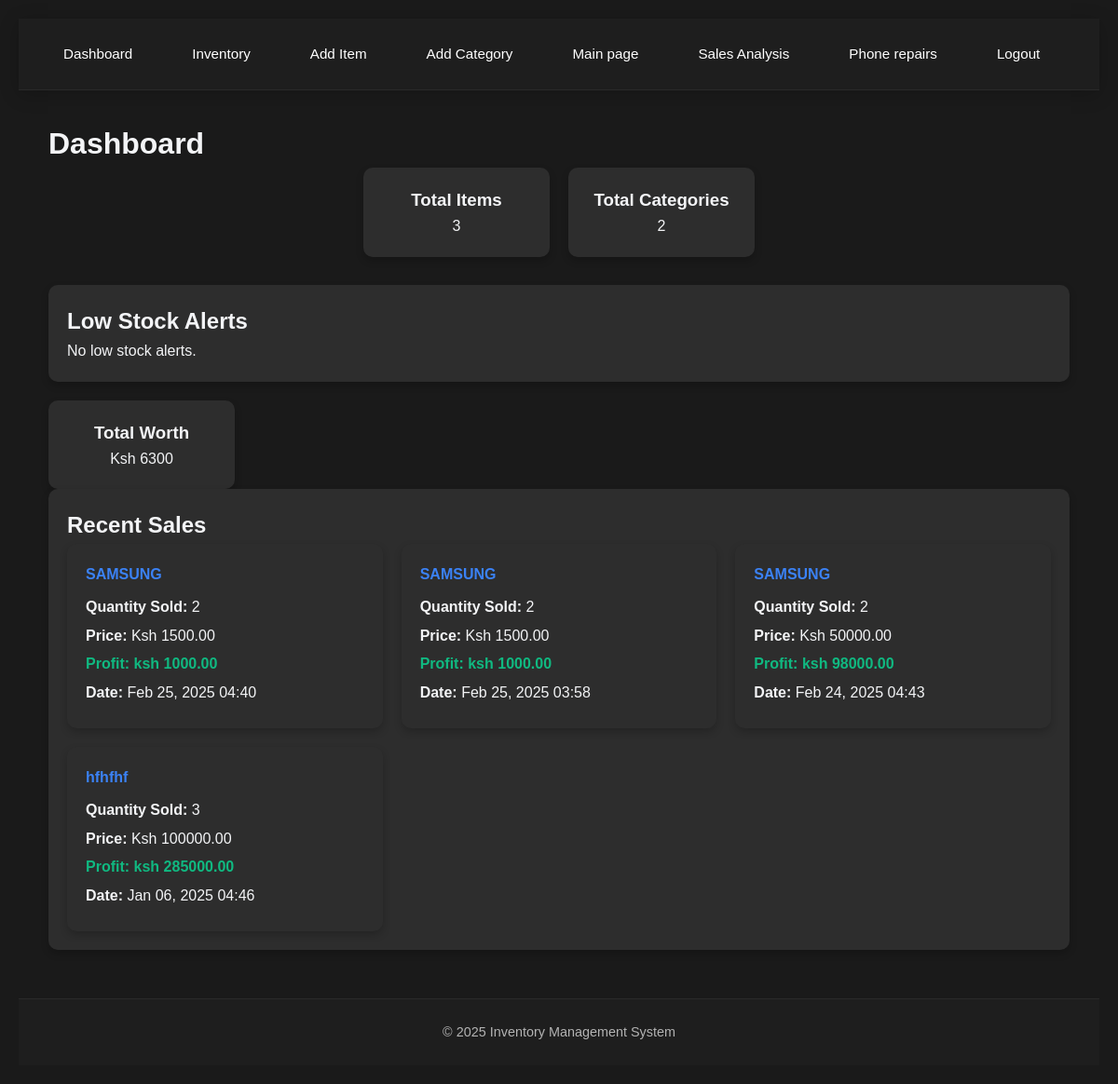
Screenshot of /inventory/ with the database file from the repository.
### APPS/inventory/models.py (models this page shows, shortened)
class Sale(models.Model):
    item = models.ForeignKey(Item, on_delete=models.CASCADE)
    quantity_sold = models.PositiveIntegerField()
    selling_price = models.DecimalField(max_digits=10, decimal_places=2)
    sold_at = models.DateTimeField(default=now)
    def profit(self):
        return (self.selling_price - self.item.buying_price) * self.quantity_sold

class Item(models.Model):
    name = models.CharField(max_length=255)
    category = models.ForeignKey(Category, on_delete=models.CASCADE)
    buying_price = models.DecimalField(max_digits=10, decimal_places=2)
    selling_price = models.DecimalField(max_digits=10, decimal_places=2)
    quantity = models.PositiveIntegerField()
    low_stock_threshold = models.PositiveIntegerField(default=5)  # Alerts when below this

### APPS/inventory/views.py (the view)
# urls.py: path('', views.dashboard_view, name='dashboard'),
def dashboard_view(request):
    low_stock_items = Item.objects.filter(quantity__lte=Item.objects.values('low_stock_threshold'))
    recent_sales = Sale.objects.order_by('-sold_at')[:10]
    total_items = Item.objects.count()
    total_worth = Item.objects.aggregate(total=Sum('buying_price'))['total'] or 0
    total_categories = Category.objects.count()
    return render(request, 'inventory/dashboard.html', {
        'low_stock_items': low_stock_items,
        'recent_sales': recent_sales,
        'total_items': total_items,
        'total_categories': total_categories,
        'total_worth': total_worth,  # Pass computed total worth
    })

### APPS/inventory/templates/inventory/dashboard.html (shortened to what this page needs)
{% extends 'inventory/base.html' %}
{% block content %}
<h1>Dashboard</h1>
<div class="overview">
    <div class="stat-box">
        <h3>Total Items</h3>
        <p>{{ total_items|default:"0" }}</p>
    </div>
    <div class="stat-box">
        <h3>Total Categories</h3>
        <p>{{ total_categories|default:"0" }}</p>
    </div>
</div>
<div class="alerts-section">
    <h2>Low Stock Alerts</h2>
    {% if low_stock_items %}
        <div class="alert-cards">
            {% for item in low_stock_items %}
                <div class="alert-card">
                    <h4>{{ item.name }}</h4>
                    <p><strong>Quantity Left:</strong> <span class="quantity">{{ item.quantity }}</span></p>
                    {% if item.id %}
                        <a href="{% url 'item_update' item.id %}">Update Stock</a>
                    {% endif %}
                </div>
            {% endfor %}
        </div>
    {% else %}
        <p>No low stock alerts.</p>
    {% endif %}
</div>
<div class="stat-box">
    <h3>Total Worth</h3>
    <p>Ksh {{ total_worth|default:"0.00" }}</p>
</div>
<div class="recent-sales">
    <h2>Recent Sales</h2>
    {% if recent_sales %}
        <div class="sales-cards">
            {% for sale in recent_sales %}
                <div class="sale-card">
                    <h4>{{ sale.item.name }}</h4>
                    <p><strong>Quantity Sold:</strong> {{ sale.quantity_sold }}</p>
                    <p><strong>Price:</strong> Ksh {{ sale.selling_price|default:"0.00" }}</p>
                    <p class="profit"><strong>Profit:</strong> ksh {{ sale.profit|default:"0.00" }}</p>
                    <p><strong>Date:</strong> {{ sale.sold_at|default:"-"|date:"M d, Y H:i" }}</p>
                </div>
            {% endfor %}
        </div>
    {% else %}
        <p>No recent sales.</p>
    {% endif %}
</div>
{% endblock %}

### APPS/inventory/templates/inventory/base.html (style rules this page uses)
:root { --primary: #6c63ff; --primary-dark: #5a52d5; --secondary: #4CAF50; --background: #121212; --surface: #1e1e1e; --surface-lighter: #2d2d2d; --text: #ffffff; --text-secondary: #b3b3b3; --error: #ff5252; --success: #4CAF50; --warning: #fb8c00; --info: #2196F3; }
* { margin: 0; padding: 0; box-sizing: border-box; }
body { background-color: var(--background); color: var(--text); font-family: -apple-system, BlinkMacSystemFont, 'Segoe UI', Roboto, Oxygen, Ubuntu, Cantarell, sans-serif; line-height: 1.6; min-height: 100vh; display: flex; flex-direction: column; }

### APPS/inventory/templates/inventory/dashboard.html (style rules this page uses)
:root { --primary-color: #3b82f6; --secondary-color: #10b981; --accent-color: #6366f1; --background-dark: #1a1a1a; --text-color: #f3f4f6; --navbar-bg: #2d2d2d; --card-bg: #2d2d2d; --card-hover-bg: #3b3b3b; --alert-bg: #44475a; }
body { background-color: var(--background-dark); color: var(--text-color); font-family: 'Poppins', sans-serif; margin: 0; padding: 20px; }
h1, h2, h3 { color: var(--text-color); }
.overview { display: flex; gap: 20px; justify-content: center; margin-bottom: 30px; }
.stat-box { background: var(--card-bg); padding: 20px; border-radius: 10px; text-align: center; box-shadow: 0 4px 8px rgba(0, 0, 0, 0.2); width: 200px; transition: transform 0.3s ease, background-color 0.3s ease; }
.alerts-section, .recent-sales { background: var(--card-bg); padding: 20px; border-radius: 10px; box-shadow: 0 4px 8px rgba(0, 0, 0, 0.2); margin-bottom: 20px; }
.alert-cards, .sales-cards { display: grid; grid-template-columns: repeat(auto-fit, minmax(300px, 1fr)); gap: 20px; }
.alert-card, .sale-card { background: var(--card-bg); padding: 20px; border-radius: 10px; box-shadow: 0 4px 8px rgba(0, 0, 0, 0.2); transition: transform 0.3s ease, background-color 0.3s ease; }
.sale-card h4 { color: var(--primary-color); margin-bottom: 10px; }
.sale-card p { margin: 5px 0; }
.sale-card .profit { color: var(--secondary-color); font-weight: bold; }

### rows the page displays
Sale: item.name "SAMSUNG", quantity_sold "2", selling_price "1500.00", profit "1000.00", sold_at "Feb 25, 2025 04:40"
Sale: item.name "SAMSUNG", quantity_sold "2", selling_price "1500.00", profit "1000.00", sold_at "Feb 25, 2025 03:58"
Sale: item.name "SAMSUNG", quantity_sold "2", selling_price "50000.00", profit "98000.00", sold_at "Feb 24, 2025 04:43"
Sale: item.name "hfhfhf", quantity_sold "3", selling_price "100000.00", profit "285000.00", sold_at "Jan 06, 2025 04:46"

### other values shown
{{ total_items|default:"0" }} "3"
{{ total_categories|default:"0" }} "2"
{{ total_worth|default:"0.00" }} "6300"
